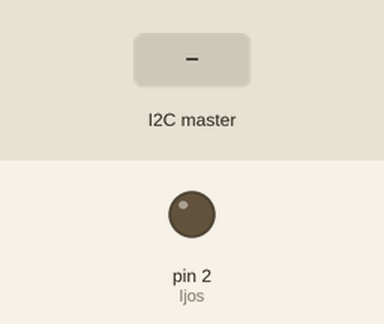
Recording of a sketch running on a simulated Arduino Uno, built with avr-gcc and run on an emulated ATmega328P. Parts: output pins drawn as LEDs (lit = HIGH). The test bench sets the inputs (shaded band).

Above: at 1.2 s.
1.3 s: the I2C master sends the byte 0
At 1.7 s:
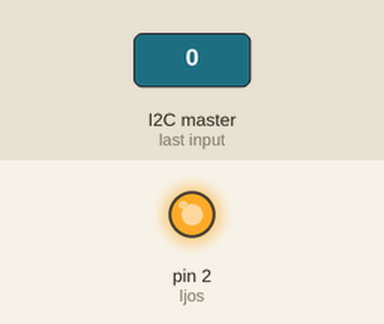
2.8 s: the I2C master sends the byte 1
At 4.0 s:
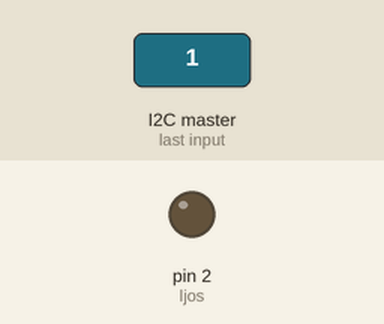
4.3 s: the I2C master sends the byte 2
At 5.2 s:
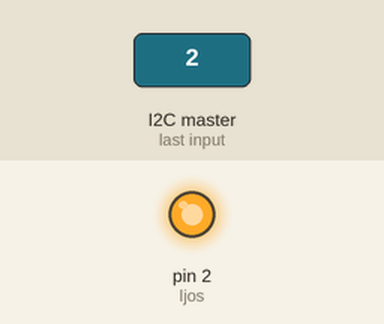
Timing chart, 0 to 7.3 s (numbered marks = the images above; inputs shaded):
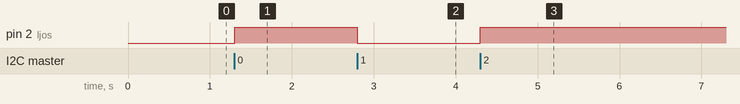

Measured:
- after the input at 1.3 s, pin 2 (ljos): LOW → HIGH at once
- after the input at 2.8 s, pin 2 (ljos): HIGH → LOW at once
- after the input at 4.3 s, pin 2 (ljos): LOW → HIGH at once

The sketch:

i2c_uno.ino
```cpp
// Tengja saman SDA (A4), SCL (A5) og GND á Arduino borðunum
// Þessi Arduino virkar sem þjónn (slave/peripheral)
// Uno

#include <Wire.h> // kóðasafnið fyrir I2C

const int ljos = 2;
int ljosa_stada = LOW;

void mottaka(int); // skilgreining á falli, sjá útfærslu neðar

void setup() {

  Wire.begin(4);            // Virkjar I2C og velur að vera nr. 4
  Wire.onReceive(mottaka); 	// Hvaða fall á að kalla á þegar eitthvað er móttekið

  pinMode(ljos, OUTPUT);
}

void loop() {
  digitalWrite(ljos, ljosa_stada);
  delay(100);
}

// Fallið keyrir þegar þjónninn móttekur eitthvað frá stjórnandanum
void mottaka(int staerd) {
  ljosa_stada = Wire.read(); // lesa það sem er móttekið og skrifa í ljosa_stada breytuna

  // Þar sem takkinn á stjórnandanum er tengdur sem PULLUP víxlum við stöðunni
  if(ljosa_stada == 1) {
    ljosa_stada = LOW;
  } else {
    ljosa_stada = HIGH;
  }
}
```
